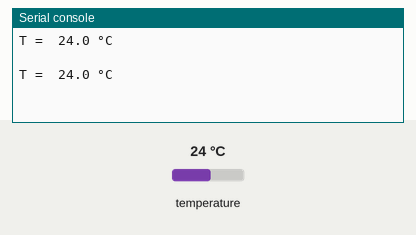
Recording of a program running on a simulated ESP32 board running MicroPython. Shown: the last lines printed to the serial console. The inputs (shaded band) are chosen by the test bench; at power-on: temperature 24 °C.

Above: at 1.2 s.
1.3 s: temperature set to 12 °C
At 2.6 s:
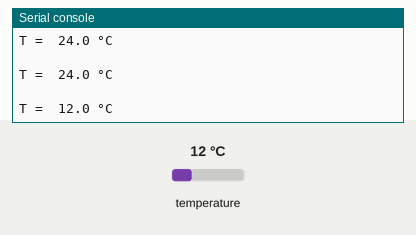
2.8 s: temperature set to 19 °C
At 3.5 s:
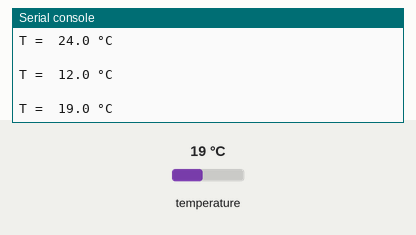
Timing chart, 0 to 5.8 s (numbered marks = the images above; inputs shaded):
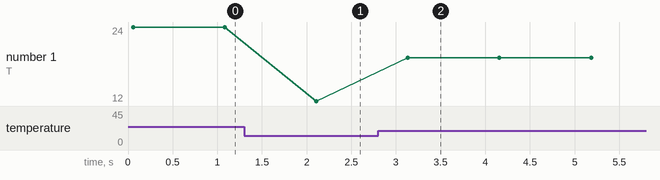

The program:

DS18x20_TempSens_demo.py
```python
# DS18x20_TempSens_demo.py

from machine import Pin
import onewire
import ds18x20
import time

ow = onewire.OneWire(Pin(25))  # init one wire bus
ow.scan()
ds=ds18x20.DS18X20(ow)         # create ds18x20 object

while True:
  units=ds.scan() # scan for ds18x20 units
  # print(units)
  ds.convert_temp() # convert temperature
  for unit in units:
    T=ds.read_temp(unit)
    output="T = {:5.1f} °C"
    print(output.format(T))
    time.sleep(1)
  print()
```

Measured:
- after the input at 1.3 s, the serial console: prints a new line after 0.81 s (image 1)
- after the input at 2.8 s, the serial console: prints a new line after 0.33 s (image 2)
- plotted number 1: 24 → 12 after the input at 1.3 s, 12 → 19 after the input at 2.8 s
